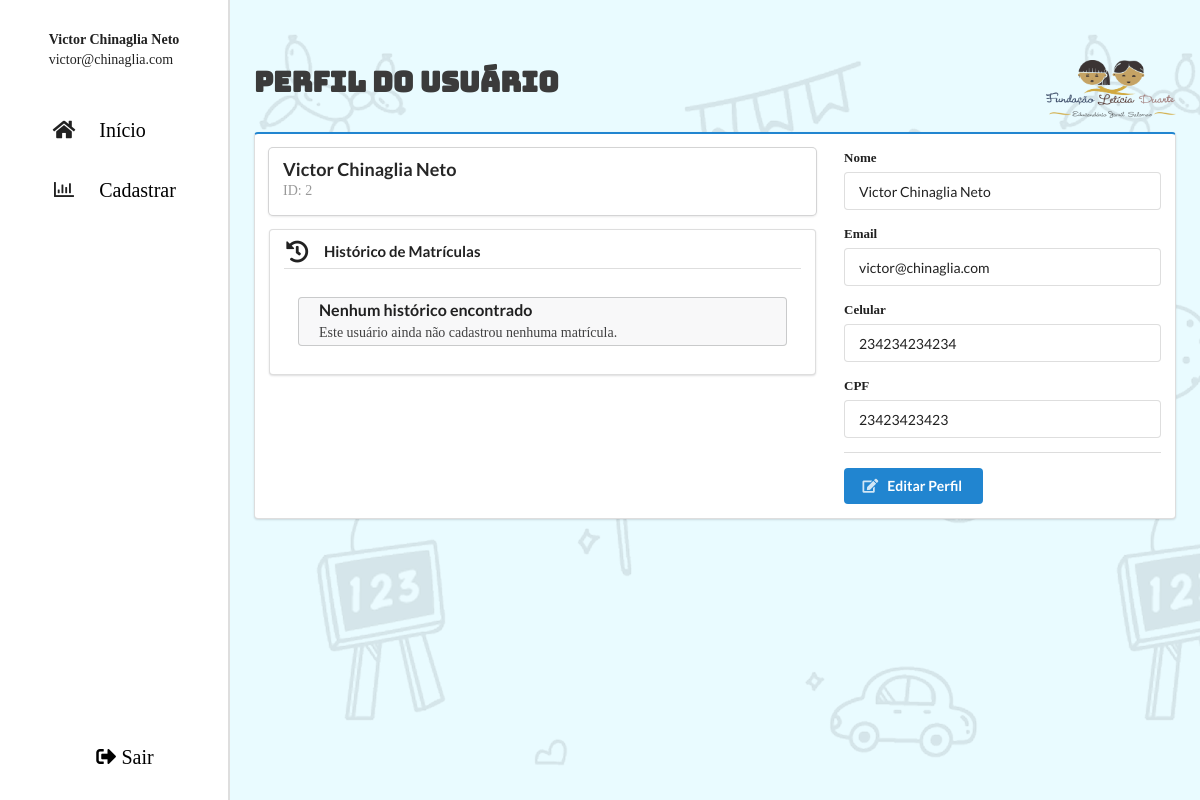
The page /perfil.php (signed in) on the database its author committed.
### tables this page shows
CREATE TABLE `tb_funcionario` (
  `id_funcionario` int(11) NOT NULL,
  `nome` varchar(200) DEFAULT NULL,
  `email` varchar(100) DEFAULT NULL,
  `senha` varchar(255) NOT NULL,
  `celular` varchar(20) DEFAULT NULL,
  `cpf` varchar(14) DEFAULT NULL,
  `reset_token` varchar(6) DEFAULT NULL,
  `token_expira` datetime DEFAULT NULL
);

### perfil.php (the view, shortened to what this page needs)
<?php
include './config.php';
$id = $_SESSION['usuario']['id'] ?? null;
$sql = "SELECT * FROM tb_funcionario WHERE id_funcionario = ?";
$stmt = $conn->prepare($sql);
$stmt->execute([$id]);
$usuario = $stmt->fetch(PDO::FETCH_ASSOC);
$sqlHist = "
    SELECT
        m.id_matricula,
        a.nome AS nome_aluno,
        r1.nome AS responsavel_1,
        r2.nome AS responsavel_2,
        m.data
    FROM tb_matricula m
    LEFT JOIN tb_alunos a ON m.aluno_id = a.id
    LEFT JOIN tb_responsaveis r1 ON m.responsavel_1_id = r1.id_responsavel
    LEFT JOIN tb_responsaveis r2 ON m.responsavel_2_id = r2.id_responsavel
    WHERE m.funcionario_id = ?
    ORDER BY m.data DESC
";
$stmtHist = $conn->prepare($sqlHist);
$stmtHist->execute([$id]);
$historico = $stmtHist->fetchAll(PDO::FETCH_ASSOC);
?>
<!DOCTYPE html>
<html lang="pt-br">
<head>
    <link rel="stylesheet" href="https://cdn.jsdelivr.net/npm/semantic-ui@2.5.0/dist/semantic.min.css">
    <link rel="stylesheet" href="./css/sistema.css">
</head>
<body>
    <section class="corpo_pagina">
        <?php include './template/menuLateral.php' ?>
        <main class="conteudo_cadastrados">
            <section class="cabecalho_cadastrados">
                <h2>Perfil do Usuário</h2>
                <img class="ui small image fluid" src="./img/apresentacao_img/Logo Leiticia Duarte.png"
                    alt="Logo Leiticia Duarte">
            </section>
            <section class="sessao_cadastro ui segment blue">
                <?php if ($usuario): ?>
                    <div class="ui two column stackable grid">
                        <div class="ten wide column">
                            <div class="ui card fluid">
                                <div class="content">
                                    <a class="header"><?= ($usuario['nome']) ?></a>
                                    <div class="meta">
                                        <span>ID: <?= ($usuario['id_funcionario']) ?></span>
                                    </div>
                                </div>
                            </div>
                            <div class="ui segment">
                                <h4 class="ui dividing header">
                                    <i class="history icon"></i>
                                    Histórico de Matrículas
                                </h4>
                                <div class="ui very basic segment" style="max-height: 280px; overflow-y: auto;">
                                    <?php if (count($historico) > 0): ?>
                                        <table class="ui celled striped compact small table">
                                            <thead>
                                                <tr>
                                                    <th>ID Matrícula</th>
                                                    <th>Aluno</th>
                                                    <th>Responsável 1</th>
                                                    <th>Responsável 2</th>
                                                    <th>Data</th>
                                                </tr>
                                            </thead>
                                            <tbody>
                                                <?php foreach ($historico as $row): ?>
                                                    <tr>
                                                        <td><?= ($row['id_matricula']) ?></td>
                                                        <td><?= ($row['nome_aluno'] ?? '---') ?></td>
                                                        <td><?= ($row['responsavel_1'] ?? 'Nenhum cadastrado') ?></td>
                                                        <td><?= ($row['responsavel_2'] ?? 'Nenhum cadastrado') ?></td>
                                                        <td><?= $row['data'] ? date('d/m/Y H:i', strtotime($row['data'])) : '---' ?></td>
                                                    </tr>
                                                <?php endforeach; ?>
                                            </tbody>
                                        </table>
                                    <?php else: ?>
                                        <div class="ui message">
                                            <div class="header">Nenhum histórico encontrado</div>
                                            <p>Este usuário ainda não cadastrou nenhuma matrícula.</p>
                                        </div>
                                    <?php endif; ?>
                                </div>
                            </div>
                        </div>
                        <div class="six wide column">
                            <form class="ui form" method="POST" action="salvarPerfil.php" id="formPerfil">
                                <div class="field">
                                    <label>Nome</label>
                                    <input type="text" name="nome" value="<?= ($usuario['nome']) ?>" readonly required>
                                </div>
                                <div class="field">
                                    <label>Email</label>
                                    <input type="email" name="email" value="<?= ($usuario['email']) ?>" readonly required>
                                </div>
                                <div class="field">
                                    <label>Celular</label>
                                    <input type="text" id="celular" name="celular" value="<?= ($usuario['celular']) ?>" readonly required>
                                </div>
                                <div class="field">
                                    <label>CPF</label>
                                    <input type="text" id="cpf" name="cpf" value="<?= ($usuario['cpf']) ?>" readonly required>
                                </div>
                                <div class="ui divider"></div>
                                <button class="ui primary button" type="button" id="editarPerfil">
                                    <i class="edit icon"></i> Editar Perfil
                                </button>
                            </form>
                        </div>
                    </div>
                <?php endif; ?>
            </section>
        </main>
    </section>
</body>
</html>

### css/sistema.css (style rules this page uses)
* { margin: 0; padding: 0; font-family: "Baloo2"; }
a { text-decoration: none; }
.corpo_pagina { display: flex; min-height: 100vh; }
.conteudo_cadastrados { padding: 60px 2vw 20px 2vw; width: 100%; display: flex; flex-direction: column; background: url(../img/cadastro_img/Background.png); background-color: #e6fbffe0; }
.cabecalho_cadastrados { display: flex; justify-content: space-between; align-items: center; width: 100%; }
.cabecalho_cadastrados h2 { font-size: 2rem; transition: 0.5s; color: #3b3b3b; font-family: 'Bungee'; }
.ui.small.image, .ui.small.images .image, .ui.small.images img, .ui.small.images svg { width: 130px; height: auto; font-size: .92857143rem; }
.ui.message { position: relative; min-height: 1em; margin: 0; background: #f8f8f9; padding: 0.2em 1.5em; line-height: 1.4285em; color: rgba(0, 0, 0, .87); border-radius: .28571429rem; box-shadow: 0 0 0 1px rgba(34, 36, 38, .22) inset, 0 0 0 0 transparent; }

### rows shown on the page
tb_funcionario: nome "Victor Chinaglia Neto", id_funcionario "2", email "victor@chinaglia.com", celular "234234234234", cpf "23423423423"

### other values the page prints
$nome_usuario "Victor Chinaglia Neto"
$email_usuario "victor@chinaglia.com"
